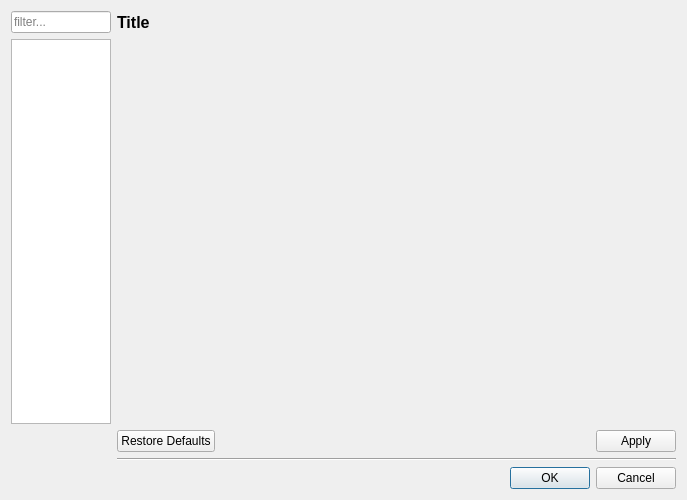
<?xml version="1.0" encoding="UTF-8"?>
<ui version="4.0">
 <class>PreferencesDialog</class>
 <widget class="QDialog" name="PreferencesDialog">
  <property name="geometry">
   <rect>
    <x>0</x>
    <y>0</y>
    <width>687</width>
    <height>500</height>
   </rect>
  </property>
  <property name="windowTitle">
   <string>Preferences</string>
  </property>
  <layout class="QGridLayout" name="gridLayout">
   <item row="4" column="2">
    <widget class="Line" name="line">
     <property name="orientation">
      <enum>Qt::Horizontal</enum>
     </property>
    </widget>
   </item>
   <item row="3" column="2">
    <widget class="QDialogButtonBox" name="buttonBox_2">
     <property name="layoutDirection">
      <enum>Qt::LeftToRight</enum>
     </property>
     <property name="autoFillBackground">
      <bool>false</bool>
     </property>
     <property name="standardButtons">
      <set>QDialogButtonBox::Apply|QDialogButtonBox::RestoreDefaults</set>
     </property>
    </widget>
   </item>
   <item row="2" column="2">
    <widget class="QScrollArea" name="pageArea">
     <property name="frameShape">
      <enum>QFrame::NoFrame</enum>
     </property>
     <property name="frameShadow">
      <enum>QFrame::Sunken</enum>
     </property>
     <property name="widgetResizable">
      <bool>true</bool>
     </property>
     <widget class="QWidget" name="scrollAreaWidgetContents">
      <property name="geometry">
       <rect>
        <x>0</x>
        <y>0</y>
        <width>563</width>
        <height>383</height>
       </rect>
      </property>
      <layout class="QHBoxLayout" name="horizontalLayout">
       <item>
        <layout class="QVBoxLayout" name="scrollAreaVerticalLayout"/>
       </item>
      </layout>
     </widget>
    </widget>
   </item>
   <item row="5" column="2">
    <widget class="QDialogButtonBox" name="buttonBox">
     <property name="orientation">
      <enum>Qt::Horizontal</enum>
     </property>
     <property name="standardButtons">
      <set>QDialogButtonBox::Cancel|QDialogButtonBox::Ok</set>
     </property>
    </widget>
   </item>
   <item row="1" column="0" rowspan="2">
    <widget class="QListWidget" name="listWidget">
     <property name="sizePolicy">
      <sizepolicy hsizetype="Minimum" vsizetype="Minimum">
       <horstretch>0</horstretch>
       <verstretch>0</verstretch>
      </sizepolicy>
     </property>
     <property name="maximumSize">
      <size>
       <width>100</width>
       <height>16777215</height>
      </size>
     </property>
     <property name="tabKeyNavigation">
      <bool>true</bool>
     </property>
     <property name="selectionBehavior">
      <enum>QAbstractItemView::SelectRows</enum>
     </property>
     <property name="iconSize">
      <size>
       <width>48</width>
       <height>48</height>
      </size>
     </property>
     <property name="textElideMode">
      <enum>Qt::ElideMiddle</enum>
     </property>
     <property name="spacing">
      <number>5</number>
     </property>
     <property name="viewMode">
      <enum>QListView::IconMode</enum>
     </property>
    </widget>
   </item>
   <item row="0" column="0">
    <widget class="QLineEdit" name="lineEdit">
     <property name="maximumSize">
      <size>
       <width>100</width>
       <height>16777215</height>
      </size>
     </property>
     <property name="text">
      <string/>
     </property>
     <property name="placeholderText">
      <string>filter...</string>
     </property>
    </widget>
   </item>
   <item row="0" column="2">
    <widget class="QLabel" name="pageTitle">
     <property name="font">
      <font>
       <pointsize>12</pointsize>
       <weight>75</weight>
       <bold>true</bold>
      </font>
     </property>
     <property name="text">
      <string>Title</string>
     </property>
    </widget>
   </item>
  </layout>
 </widget>
 <resources/>
 <connections>
  <connection>
   <sender>buttonBox</sender>
   <signal>accepted()</signal>
   <receiver>PreferencesDialog</receiver>
   <slot>accept()</slot>
   <hints>
    <hint type="sourcelabel">
     <x>363</x>
     <y>490</y>
    </hint>
    <hint type="destinationlabel">
     <x>157</x>
     <y>274</y>
    </hint>
   </hints>
  </connection>
  <connection>
   <sender>buttonBox</sender>
   <signal>rejected()</signal>
   <receiver>PreferencesDialog</receiver>
   <slot>reject()</slot>
   <hints>
    <hint type="sourcelabel">
     <x>431</x>
     <y>490</y>
    </hint>
    <hint type="destinationlabel">
     <x>286</x>
     <y>274</y>
    </hint>
   </hints>
  </connection>
 </connections>
</ui>
